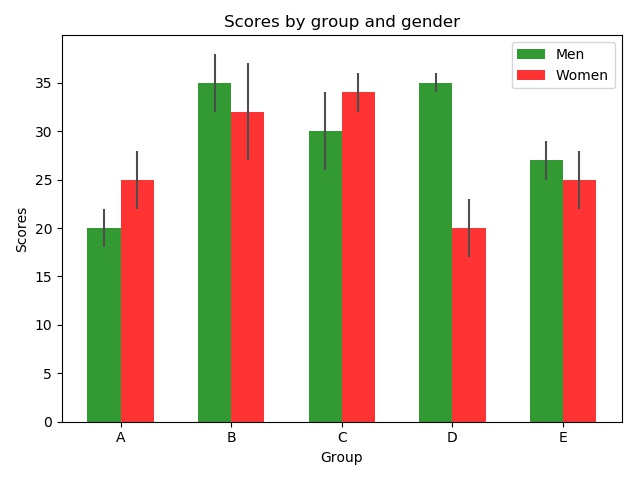

Write Python code to recreate this figure.
import numpy as np
import matplotlib.pyplot as plt
from matplotlib.ticker import MaxNLocator
#This module contains classes to support 
#completely configurable tick locating and formatting. 
#MaxNLocator:::Finds up to a max number of intervals with ticks at nice locations.
from collections import namedtuple
#collections是Python内建的一个集合模块
#namedtuple是一个函数，它用来创建一个自定义的tuple对象，
#并且规定了tuple元素的个数

n_groups = 5#总共会生成5组对比

means_men = (20, 35, 30, 35, 27)#平均值
std_men = (2, 3, 4, 1, 2)#标准差

means_women = (25, 32, 34, 20, 25)
std_women = (3, 5, 2, 3, 3)

fig, ax = plt.subplots()#未设置参数，画出来为一张单张

index = np.arange(n_groups)
bar_width = 0.3#设置bar的宽度

opacity = 0.8#透明度
error_config = {'ecolor': '0.3'}

rects1 = ax.bar(index, means_men, bar_width,
                alpha=opacity, color='g',
                yerr=std_men, error_kw=error_config,
                label='Men')
#index,x coordinates of the bars,长方条的位置，可以是数字，也可使是sequence
#由于index是一个sequences，所以后面的means_men也是sequence
#bar_width，bar宽度，默认是0.8
#yerr是y方向上，的errorbar，代表不确定度，uncertainty，即标准差
#error_kw是，errorbar的绘制参数，以字典形式传入
#label用于添加图例




#画了rects1后，再执行rects2，将直接在上面继续画图
rects2 = ax.bar(index + bar_width, means_women, bar_width,
                alpha=opacity, color='r',
                yerr=std_women, error_kw=error_config,
                label='Women')
##index+bar_width,加上barwidth，正好开始紧接着画



ax.set_xlabel('Group')
ax.set_ylabel('Scores')
ax.set_title('Scores by group and gender')
ax.set_xticks(index + bar_width / 2)
#index+bar_width/2,将ticks们，设置在两个bar的中间，good idea啊
ax.set_xticklabels(('A', 'B', 'C', 'D', 'E'))
#给每一个tick这只一个名字
ax.legend()
#前面bar（）函数，label参数生成的图例，由legend函数把他们加上去

fig.tight_layout()#subplots时，将各个子图自动fit，在此处无用处
plt.savefig("barchart1.jpg")
plt.show()